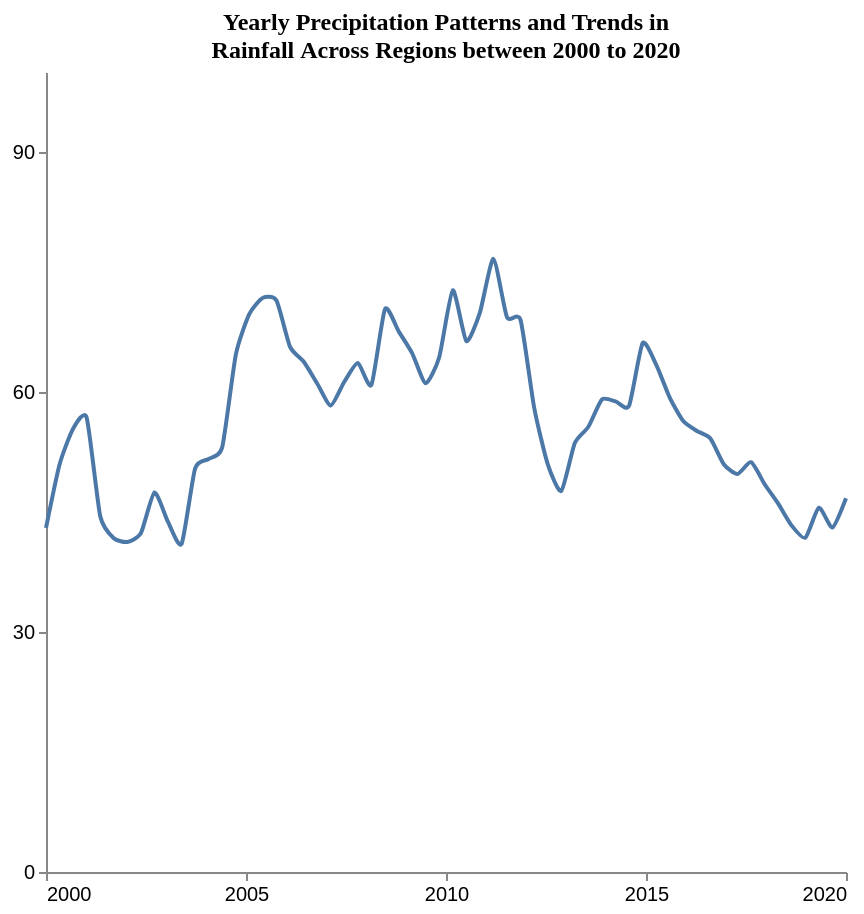

This figure's Vega-Lite source:
### Vega-Lite specification from a JSON file in a GitHub repository (floating-point values rounded to 4 significant figures)
{"$schema": "https://vega.github.io/schema/vega-lite/v5.json", "description": "Pattern: uniform", "data": {"values": [{"X": 2000.0, "Y": 43.0}, {"X": 2000.0, "Y": 50.93}, {"X": 2001.0, "Y": 55.41}, {"X": 2001.0, "Y": 56.77}, {"X": 2001.0, "Y": 44.48}, {"X": 2002.0, "Y": 41.73}, {"X": 2002.0, "Y": 41.26}, {"X": 2002.0, "Y": 42.36}, {"X": 2003.0, "Y": 47.44}, {"X": 2003.0, "Y": 43.76}, {"X": 2003.0, "Y": 41.01}, {"X": 2004.0, "Y": 50.46}, {"X": 2004.0, "Y": 51.63}, {"X": 2004.0, "Y": 53.14}, {"X": 2005.0, "Y": 64.68}, {"X": 2005.0, "Y": 69.76}, {"X": 2005.0, "Y": 71.78}, {"X": 2006.0, "Y": 71.44}, {"X": 2006.0, "Y": 65.65}, {"X": 2006.0, "Y": 63.81}, {"X": 2007.0, "Y": 61.06}, {"X": 2007.0, "Y": 58.31}, {"X": 2007.0, "Y": 61.28}, {"X": 2008.0, "Y": 63.63}, {"X": 2008.0, "Y": 60.88}, {"X": 2008.0, "Y": 70.36}, {"X": 2009.0, "Y": 67.61}, {"X": 2009.0, "Y": 64.86}, {"X": 2009.0, "Y": 61.08}, {"X": 2010.0, "Y": 64.35}, {"X": 2010.0, "Y": 72.71}, {"X": 2011.0, "Y": 66.36}, {"X": 2011.0, "Y": 69.93}, {"X": 2011.0, "Y": 76.64}, {"X": 2012.0, "Y": 69.34}, {"X": 2012.0, "Y": 68.99}, {"X": 2012.0, "Y": 58.06}, {"X": 2013.0, "Y": 50.99}, {"X": 2013.0, "Y": 47.63}, {"X": 2013.0, "Y": 53.62}, {"X": 2014.0, "Y": 55.65}, {"X": 2014.0, "Y": 59.07}, {"X": 2014.0, "Y": 58.82}, {"X": 2015.0, "Y": 58.28}, {"X": 2015.0, "Y": 66.11}, {"X": 2015.0, "Y": 63.42}, {"X": 2016.0, "Y": 59.29}, {"X": 2016.0, "Y": 56.36}, {"X": 2016.0, "Y": 55.13}, {"X": 2017.0, "Y": 54.19}, {"X": 2017.0, "Y": 50.94}, {"X": 2017.0, "Y": 49.75}, {"X": 2018.0, "Y": 51.22}, {"X": 2018.0, "Y": 48.47}, {"X": 2018.0, "Y": 46.04}, {"X": 2019.0, "Y": 43.29}, {"X": 2019.0, "Y": 41.78}, {"X": 2019.0, "Y": 45.54}, {"X": 2020.0, "Y": 43.06}, {"X": 2020.0, "Y": 46.72}]}, "mark": {"type": "line", "interpolate": "cardinal", "tension": 0.4}, "encoding": {"x": {"field": "X", "type": "quantitative", "title": "", "axis": {"grid": false, "format": "d", "values": [2000, 2005, 2010, 2015, 2020], "tickSize": 4}, "scale": {"domain": [2000, 2020]}}, "y": {"field": "Y", "type": "quantitative", "title": "", "axis": {"grid": false, "format": "d", "values": [0, 30, 60, 90], "tickSize": 4, "tickOpacity": 1}, "scale": {"domain": [0, 100]}}}, "title": {"text": "Yearly Precipitation Patterns and Trends in^ Rainfall Across Regions between 2000 to 2020", "anchor": "middle", "font": "Tahoma", "fontSize": 12}, "config": {"lineBreak": "^", "view": {"stroke": null}}, "height": 400, "width": 400, "autosize": "pad"}
